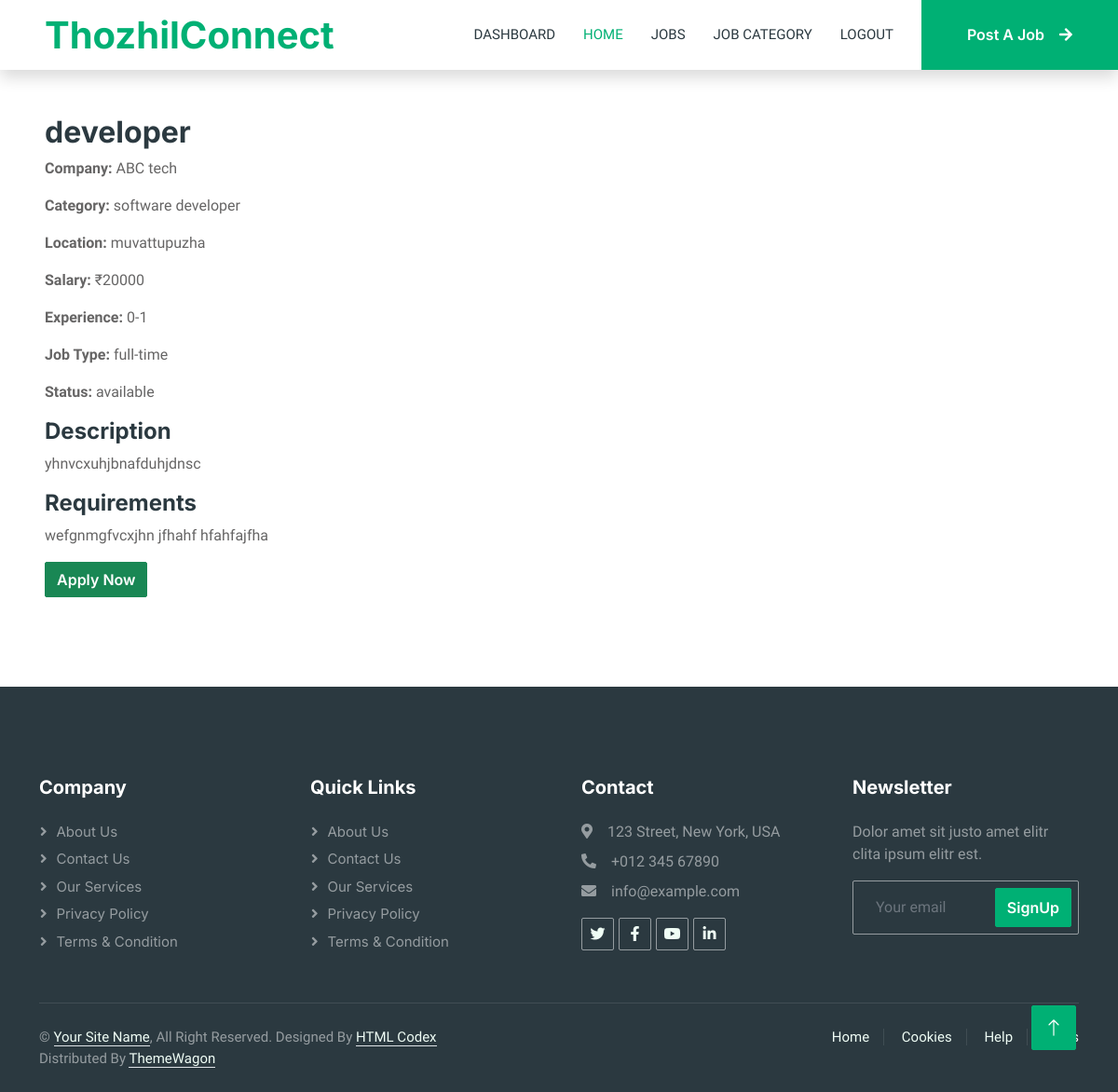
/jobs/jobdetails/1 (signed in), run on the app's committed database.
### jobs/models.py (models this page shows, shortened)
class Job(models.Model):
    job_types_choices = [("full-time", "Full Time"),
                         ("part-time", "Part Time"),]
    experiences_choices = [ ("0-1", "0-1 Years"),
                    ("1-3", "1-3 Years"),
                    ("3-5", "3-5 Years"),
                    ("5+", "5+ Years"),]
    status_choices = [('available','available'),('closed','closed')]
    job_title = models.CharField(max_length=100)
    description = models.TextField()
    location = models.CharField(max_length=50)
    salary = models.IntegerField()
    requirements = models.TextField()
    category = models.ForeignKey(Category,on_delete=models.CASCADE,related_name='jobs')
    recruiter = models.ForeignKey(RecruiterProfile,on_delete=models.CASCADE,related_name='jobs')
    job_type = models.CharField(max_length=20, choices=job_types_choices)
    experience = models.CharField(max_length=20 , choices=experiences_choices)
    status = models.CharField(max_length=20,choices=status_choices)
    created_at = models.DateTimeField(auto_now_add=True)
    updated_at = models.DateTimeField(auto_now=True)

class Category(models.Model):
    category_name = models.CharField(max_length=100)
    icon = icon = models.CharField(max_length=100,default="fa-solid fa-briefcase")
    def __str__(self):
        return self.category_name

### account/models.py (models this page shows, shortened)
class RecruiterProfile(models.Model):
    user = models.OneToOneField(CustomUser,on_delete=models.CASCADE)
    company_name = models.CharField(max_length=100)
    company_website = models.URLField(blank=True)
    company_logo = models.ImageField(upload_to='company_logo/',blank=True,null=True)

### jobs/views.py (the view)
# urls.py: path('jobdetails/<int:i>',views.JobDetailsView.as_view(),name='jobdetails'),
class JobDetailsView(View):
    def get(self,request,i):
        if not request.user.is_authenticated:
            return redirect('account:userlogin')
        if request.user.user_type != 'candidate':
            messages.warning(request, "Only candidates can apply for jobs.")
            return redirect('home')
        try:
            job = Job.objects.get(id=i)
        except Job.DoesNotExist:
            return HttpResponse("Job not found")
        context = {'job':job}
        return render(request,'jobdetails.html',context)

### templates/jobdetails.html (shortened to what this page needs)
{% extends 'base.html' %}
{% load static %}
{% load crispy_forms_tags %}
{% block content %}
<div class='p-5'>
<h2>{{ job.job_title }}</h2>
<p><strong>Company:</strong> {{ job.recruiter.company_name }}</p>
<p><strong>Category:</strong> {{ job.category }}</p>
<p><strong>Location:</strong> {{ job.location }}</p>
<p><strong>Salary:</strong> ₹{{ job.salary }}</p>
<p><strong>Experience:</strong> {{ job.experience }}</p>
<p><strong>Job Type:</strong> {{ job.job_type }}</p>
<p><strong>Status:</strong> {{ job.status }}</p>
<h4>Description</h4>
<p>{{ job.description }}</p>
<h4>Requirements</h4>
<p>{{ job.requirements }}</p>
<form method="POST" action="{% url 'jobs:jobapply' job.id %}">
    <button type="submit" class="btn btn-success">
        Apply Now
    </button>
</form>
</div>
{% endblock %}

### static/css/style.css (style rules this page uses)
:root { --primary: #00B074; --secondary: #2B9BFF; --light: #EFFDF5; --dark: #2B3940; }
.btn { font-family: 'Inter', sans-serif; font-weight: 600; transition: .5s; }

### data on the page
Job: job_title "developer", recruiter.company_name "ABC tech", category "software developer", location "muvattupuzha", salary "20000", experience "0-1", job_type "full-time", status "available", description "yhnvcxuhjbnafduhjdnsc", requirements "wefgnmgfvcxjhn jfhahf hfahfajfha"
